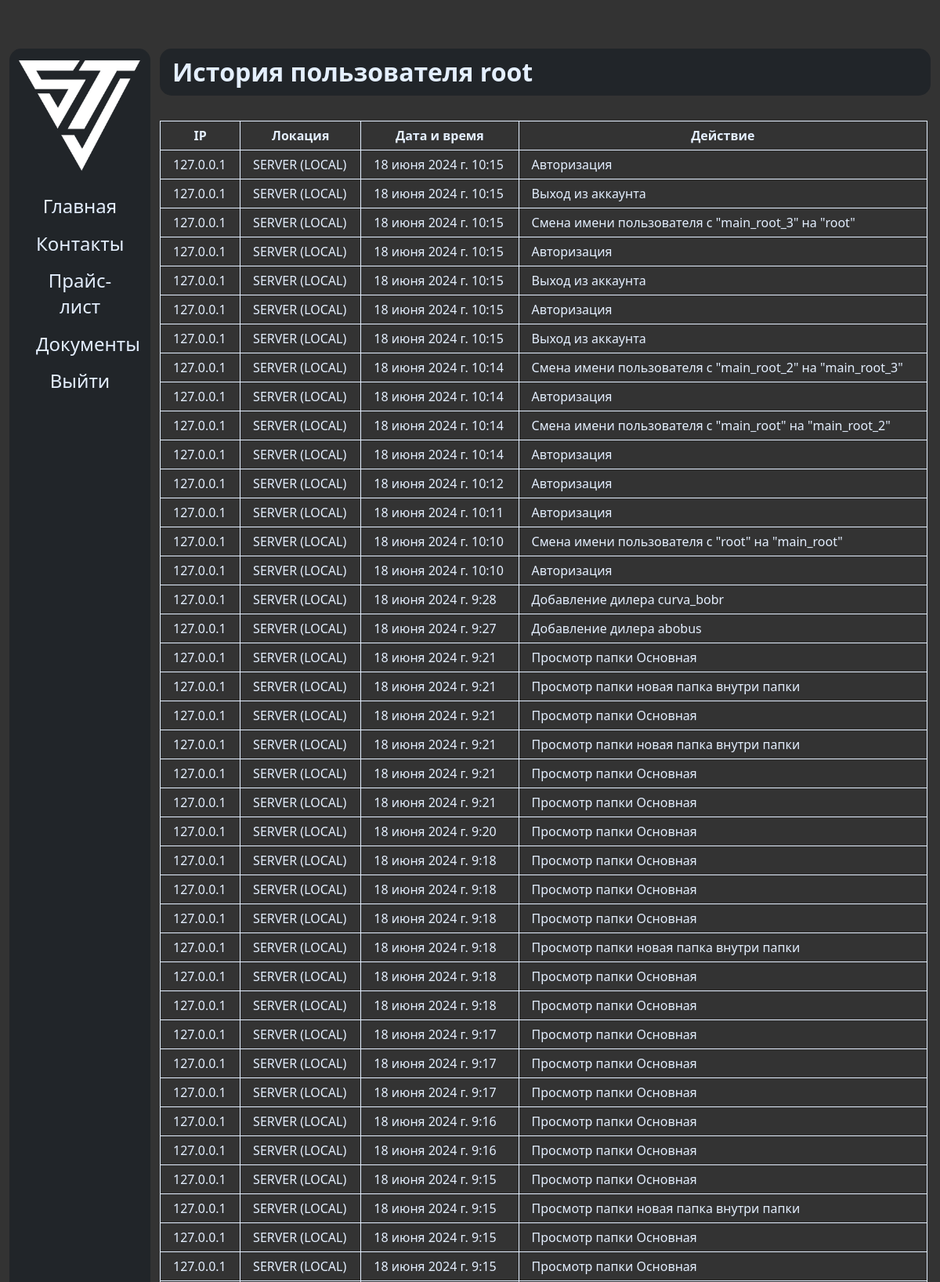
Page /user_history/1 (upper part) on the committed database.
### sinotruk/models.py (models this page shows, shortened)
class CustomUser(AbstractBaseUser):
	username = models.CharField(verbose_name='Имя пользователя', max_length=150, null=False, default=None, unique=True)
	email = models.EmailField(unique=True, null=True, default=None, blank=True)
	is_staff = models.BooleanField(default=False)
	is_superuser = models.BooleanField(default=False)
	is_active = models.BooleanField(default=True)
	name = models.CharField(verbose_name='Имя', max_length=150, null=True, default=None, blank=True)
	surname = models.CharField(verbose_name='Фамилия', max_length=150, null=True, default=None, blank=True)
	clear_password = models.CharField(max_length=255, null=True, default=None, verbose_name='Пароль')
	role = models.CharField(verbose_name='Роль', max_length=150, null=True, default='CLIENT', choices=ROLES_CHOICES)
	sub_role = models.CharField(verbose_name='Задача', max_length=100, null=True, default=None, blank=True)
	dealer_name = models.CharField(verbose_name='Фирма', max_length=255, null=True, default=None, blank=True)
	objects = CustomUserManager()
	USERNAME_FIELD = 'username'
	class Meta:
		db_table = 'auth_user'
		verbose_name = 'Пользователь'
		verbose_name_plural = 'Пользователи'

class Activity(models.Model):
	user = models.ForeignKey(CustomUser, on_delete=models.CASCADE, verbose_name='Пользователь')
	action = models.CharField(verbose_name='Действие', max_length=150)
	ip = models.CharField(verbose_name='IP', max_length=150, default=None, null=True, blank=True)
	time = models.DateTimeField(auto_now_add=True)
	place = models.CharField(verbose_name='Местоположение', max_length=150, null=True, default=None, blank=True)
	class Meta:
		verbose_name = 'Активность'
		verbose_name_plural = 'Активности'

### sinotruk/views.py (the view)
# urls.py: path('user_history/<int:user_id>', user_history),
def user_history(request, user_id):
	user = CustomUser.objects.get(id=user_id)
	history = Activity.objects.filter(user=user).order_by('-id')
	return render(request, 'main/user_history.html', {
		'user': user,
		'history': history,
		'hcount': history.count()
	})

### templates/main/user_history.html
{% extends 'main/base.html' %}
{% load static %}
{% block navbar %}
    <h1>История пользователя {{ user.username }}</h1>
{% endblock %}
{% block content %}
    <table class="users-table">
        <thead>
            <tr>
                <th>IP</th>
                <th>Локация</th>
                <th>Дата и время</th>
                <th>Действие</th>
            </tr>
        </thead>
        <tbody>
            {% if hcount > 0 %}
            {% for act in history %}
                <tr>
                    <td>{{ act.ip }}</td>
                    <td>{{ act.place }}</td>
                    <td>{{ act.time }}</td>
                    <td>{{ act.action }}</td>
                </tr>
            {% endfor %}
            {% else %}
                <tr>
                    <td class="empty_history" colspan="4">Не найдено</td>
                </tr>
            {% endif %}
        </tbody>
    </table>
{% endblock %}

### static/css/base.css (style rules this page uses)
:root { --bs-font-sans-serif: system-ui, -apple-system, "Segoe UI", Roboto, "Helvetica Neue", Arial, "Noto Sans", "Liberation Sans", sans-serif, "Apple Color Emoji", "Segoe UI Emoji", "Segoe UI Symbol", "Noto Color Emoji"; }
* { font-family: var(--bs-font-sans-serif); color: #e4efff; }
html, body { margin: 0; padding: 0; background-color: #333333; }
.navbar > h1 { margin-left: 1rem; }
.users-table { margin-top: 1rem; width: 100%; }
.users-table, .users-table > thead, .users-table > tbody, .users-table > thead > tr, .users-table > tbody > tr, .users-table > thead > tr > th, .users-table > tbody > tr > td { border-collapse: collapse; border: 1px solid #e4efff; }
.users-table > thead > tr > th, .users-table > tbody > tr > td { height: 10px; padding: 7px 1rem; }
table, tbody { width: 100%; margin: 0; padding: 0; }
table, thead, tbody, tr, th, td { border: 1px solid gray; }
th, td { padding: 0.5rem; }

### rows in the picture
Activity: ip "127.0.0.1", place "SERVER (LOCAL)", time "18 июня 2024 г. 10:15", action "Авторизация"
Activity: ip "127.0.0.1", place "SERVER (LOCAL)", time "18 июня 2024 г. 10:15", action "Выход из аккаунта"
Activity: ip "127.0.0.1", place "SERVER (LOCAL)", time "18 июня 2024 г. 10:15", action "Смена имени пользователя с \"main_root_3\" на \"root\""
Activity: ip "127.0.0.1", place "SERVER (LOCAL)", time "18 июня 2024 г. 10:15", action "Авторизация"
Activity: ip "127.0.0.1", place "SERVER (LOCAL)", time "18 июня 2024 г. 10:15", action "Выход из аккаунта"
Activity: ip "127.0.0.1", place "SERVER (LOCAL)", time "18 июня 2024 г. 10:15", action "Авторизация"
Activity: ip "127.0.0.1", place "SERVER (LOCAL)", time "18 июня 2024 г. 10:15", action "Выход из аккаунта"
Activity: ip "127.0.0.1", place "SERVER (LOCAL)", time "18 июня 2024 г. 10:14", action "Смена имени пользователя с \"main_root_2\" на \"main_root_3\""
Activity: ip "127.0.0.1", place "SERVER (LOCAL)", time "18 июня 2024 г. 10:14", action "Авторизация"
Activity: ip "127.0.0.1", place "SERVER (LOCAL)", time "18 июня 2024 г. 10:14", action "Смена имени пользователя с \"main_root\" на \"main_root_2\""
Activity: ip "127.0.0.1", place "SERVER (LOCAL)", time "18 июня 2024 г. 10:14", action "Авторизация"
Activity: ip "127.0.0.1", place "SERVER (LOCAL)", time "18 июня 2024 г. 10:12", action "Авторизация"
Activity: ip "127.0.0.1", place "SERVER (LOCAL)", time "18 июня 2024 г. 10:11", action "Авторизация"
Activity: ip "127.0.0.1", place "SERVER (LOCAL)", time "18 июня 2024 г. 10:10", action "Смена имени пользователя с \"root\" на \"main_root\""
Activity: ip "127.0.0.1", place "SERVER (LOCAL)", time "18 июня 2024 г. 10:10", action "Авторизация"
Activity: ip "127.0.0.1", place "SERVER (LOCAL)", time "18 июня 2024 г. 9:28", action "Добавление дилера curva_bobr"
Activity: ip "127.0.0.1", place "SERVER (LOCAL)", time "18 июня 2024 г. 9:27", action "Добавление дилера abobus"
Activity: ip "127.0.0.1", place "SERVER (LOCAL)", time "18 июня 2024 г. 9:21", action "Просмотр папки Основная"
Activity: ip "127.0.0.1", place "SERVER (LOCAL)", time "18 июня 2024 г. 9:21", action "Просмотр папки новая папка внутри папки"
Activity: ip "127.0.0.1", place "SERVER (LOCAL)", time "18 июня 2024 г. 9:21", action "Просмотр папки Основная"
Activity: ip "127.0.0.1", place "SERVER (LOCAL)", time "18 июня 2024 г. 9:21", action "Просмотр папки новая папка внутри папки"
Activity: ip "127.0.0.1", place "SERVER (LOCAL)", time "18 июня 2024 г. 9:21", action "Просмотр папки Основная"
Activity: ip "127.0.0.1", place "SERVER (LOCAL)", time "18 июня 2024 г. 9:21", action "Просмотр папки Основная"
Activity: ip "127.0.0.1", place "SERVER (LOCAL)", time "18 июня 2024 г. 9:20", action "Просмотр папки Основная"
Activity: ip "127.0.0.1", place "SERVER (LOCAL)", time "18 июня 2024 г. 9:18", action "Просмотр папки Основная"
Activity: ip "127.0.0.1", place "SERVER (LOCAL)", time "18 июня 2024 г. 9:18", action "Просмотр папки Основная"
Activity: ip "127.0.0.1", place "SERVER (LOCAL)", time "18 июня 2024 г. 9:18", action "Просмотр папки Основная"
Activity: ip "127.0.0.1", place "SERVER (LOCAL)", time "18 июня 2024 г. 9:18", action "Просмотр папки новая папка внутри папки"
Activity: ip "127.0.0.1", place "SERVER (LOCAL)", time "18 июня 2024 г. 9:18", action "Просмотр папки Основная"
Activity: ip "127.0.0.1", place "SERVER (LOCAL)", time "18 июня 2024 г. 9:18", action "Просмотр папки Основная"
Activity: ip "127.0.0.1", place "SERVER (LOCAL)", time "18 июня 2024 г. 9:17", action "Просмотр папки Основная"
Activity: ip "127.0.0.1", place "SERVER (LOCAL)", time "18 июня 2024 г. 9:17", action "Просмотр папки Основная"
Activity: ip "127.0.0.1", place "SERVER (LOCAL)", time "18 июня 2024 г. 9:17", action "Просмотр папки Основная"
Activity: ip "127.0.0.1", place "SERVER (LOCAL)", time "18 июня 2024 г. 9:16", action "Просмотр папки Основная"
Activity: ip "127.0.0.1", place "SERVER (LOCAL)", time "18 июня 2024 г. 9:16", action "Просмотр папки Основная"
Activity: ip "127.0.0.1", place "SERVER (LOCAL)", time "18 июня 2024 г. 9:15", action "Просмотр папки Основная"
Activity: ip "127.0.0.1", place "SERVER (LOCAL)", time "18 июня 2024 г. 9:15", action "Просмотр папки новая папка внутри папки"
Activity: ip "127.0.0.1", place "SERVER (LOCAL)", time "18 июня 2024 г. 9:15", action "Просмотр папки Основная"
Activity: ip "127.0.0.1", place "SERVER (LOCAL)", time "18 июня 2024 г. 9:15", action "Просмотр папки Основная"

### other values in the picture
{{ user.username }} "root"
